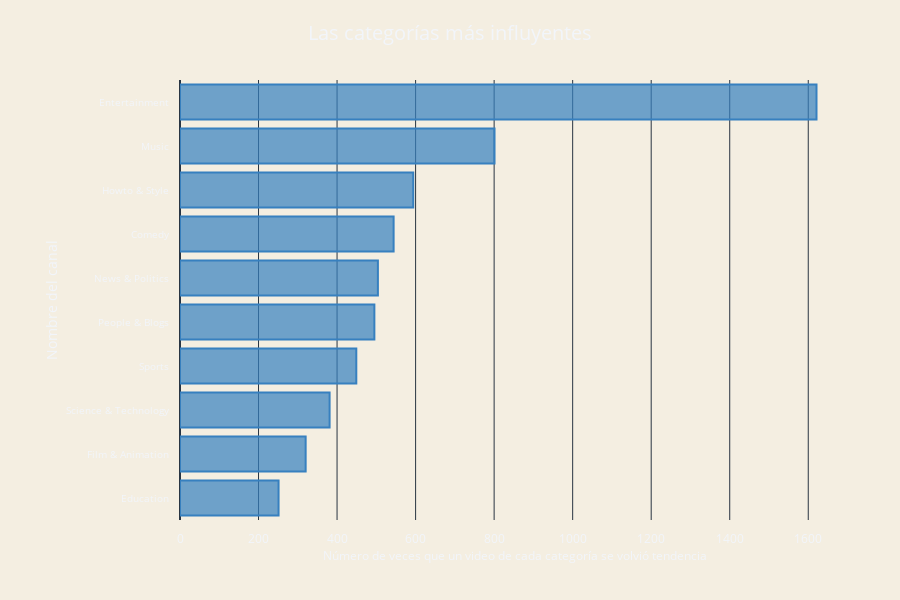

Here is the notebook cell this chart was saved with:
### Code cell
max_title_length = 30
number_of_creators = 10

# Corregimos la agregación
top_creators = df_last.groupby('category_name').size().reset_index(name='code_count')
top_creators = top_creators.sort_values('code_count', ascending=False).head(number_of_creators)

# Creamos el gráfico de barras
trace1 = go.Bar(
    y = [(x if len(x) <= max_title_length else x[:max_title_length] + "...") 
         for x in top_creators.category_name.values][::-1],
    x = top_creators['code_count'].values[::-1],
    name = "Top categories",
    orientation = 'h',
    marker=dict(
        color='rgba(55, 128, 191, 0.7)',
        line=dict(
            color='rgba(55, 128, 191, 1.0)',
            width=2,
        )
    ),
)

data = [trace1]

layout = go.Layout(
    title = dict(
        text='Las categorías más influyentes',
        x=0.5,
        font=dict(size=20)
    ),
    width=900,
    height=600,
    margin=dict(  
        l=180,
        r=50,
        b=80,
        t=80,
        pad=10
    ),
    paper_bgcolor='rgb(244, 238, 225)',
    plot_bgcolor='rgb(244, 238, 225)',
    yaxis = dict(
        anchor = 'x',
        rangemode='tozero',
        tickfont=dict(
            size=10
        ),
        ticklen=1,
        title=dict(text='Nombre del canal')
    ), 
    xaxis = dict(
        title=dict(
            text='Número de veces que un video de cada categoría se volvió tendencia',
            font=dict(size=12)
        ),
        anchor = 'x',
        rangemode='tozero'
    ), 
    legend=dict(x=0.6, y=0.07)
)

fig = go.Figure(data=data, layout=layout)

# Para notebooks de Jupyter, usa:
py.init_notebook_mode(connected=True)
py.iplot(fig)

### Figure 1 — Plotly figure (JSON) as saved in the notebook; plotly's stock layout.template omitted (floating-point values rounded to 4 significant figures)
{"data": [{"marker": {"color": "rgba(55, 128, 191, 0.7)", "line": {"color": "rgba(55, 128, 191, 1.0)", "width": 2}}, "name": "Top categories", "orientation": "h", "x": [251, 320, 381, 449, 495, 504, 544, 594, 801, 1621], "y": ["Education", "Film & Animation", "Science & Technology", "Sports", "People & Blogs", "News & Politics", "Comedy", "Howto & Style", "Music", "Entertainment"], "type": "bar"}], "layout": {"height": 600, "legend": {"x": 0.6, "y": 0.07}, "margin": {"b": 80, "l": 180, "pad": 10, "r": 50, "t": 80}, "paper_bgcolor": "rgb(244, 238, 225)", "plot_bgcolor": "rgb(244, 238, 225)", "title": {"font": {"size": 20}, "text": "Las categorías más influyentes", "x": 0.5}, "width": 900, "xaxis": {"anchor": "x", "rangemode": "tozero", "title": {"font": {"size": 12}, "text": "Número de veces que un video de cada categoría se volvió tendencia"}}, "yaxis": {"anchor": "x", "rangemode": "tozero", "tickfont": {"size": 10}, "ticklen": 1, "title": {"text": "Nombre del canal"}}}}
